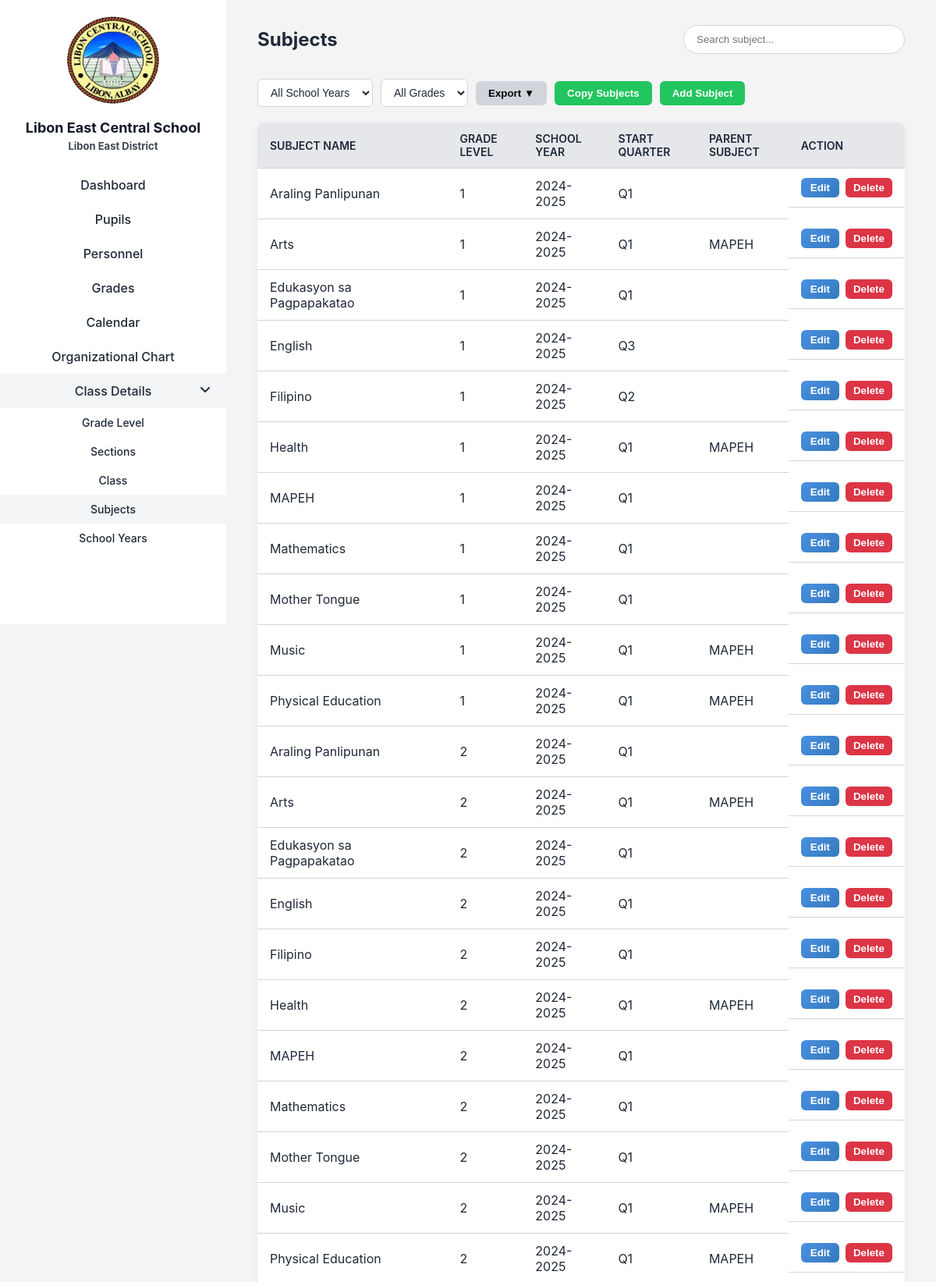
Page /admin/adminSubjects.php (signed in, upper part) on the committed database.
### tables this page shows
CREATE TABLE `subjects` (
  `subject_id` int(11) NOT NULL,
  `subject_name` varchar(100) NOT NULL,
  `grade_level_id` int(11) NOT NULL,
  `sy_id` int(11) NOT NULL DEFAULT 13,
  `parent_subject_id` int(11) DEFAULT NULL,
  `start_quarter` enum('Q1','Q2','Q3','Q4') DEFAULT 'Q1',
  `display_order` int(11) DEFAULT 0
);

CREATE TABLE `grade_levels` (
  `grade_level_id` int(11) NOT NULL,
  `level_name` varchar(20) NOT NULL
);

CREATE TABLE `school_years` (
  `sy_id` int(11) NOT NULL,
  `school_year` varchar(20) DEFAULT NULL,
  `start_date` date DEFAULT NULL,
  `end_date` date DEFAULT NULL
);

### admin/adminSubjects.php (the view, shortened to what this page needs)
<!DOCTYPE html>
<html lang="en">
<head>
    <link rel="stylesheet" href="../assets/css/adminSubjects.css">
    <link rel="stylesheet" href="../assets/css/sidebar.css">
</head>
<body>
<div class="container">
<?php include 'sidebar.php'; ?>
<div class="main-content">
    <div class="header">
      <h1>Subjects</h1>
      <form method="GET" id="searchForm" style="margin:0;">
        <input type="text" name="search" placeholder="Search subject..."
          value="<?php echo isset($_GET['search']) ? htmlspecialchars($_GET['search']) : ''; ?>">
      </form>
    </div>
<div class="header-buttons">
  <form method="GET" id="filterForm" class="filter-form">
    <select name="sy_id" onchange="this.form.submit()">
      <option value="">All School Years</option>
    </select>
    <select name="grade_id" onchange="this.form.submit()">
      <option value="">All Grades</option>
    </select>
  </form>
  <div class="export-dropdown">
    <button type="button" class="export-btn" onclick="toggleDropdown()">Export ▼</button>
  </div>
  <button type="button" class="add-btn" onclick="openCopyModal()">Copy Subjects</button>
  <button type="button" class="add-btn" onclick="openAddModal()">Add Subject</button>
</div>
    <table>
      <thead>
        <tr>
          <th>Subject Name</th>
          <th>Grade Level</th>
          <th>School Year</th>
          <th>Start Quarter</th>
          <th>Parent Subject</th>
          <th>Action</th>
        </tr>
      </thead>
      <tbody>
        <?php
        $where = "";
        $sql = "SELECT s.subject_id, s.subject_name, s.grade_level_id, s.sy_id, s.parent_subject_id, s.start_quarter,
                       g.level_name, sy.school_year, p.subject_name AS parent_name
                FROM subjects s
                JOIN grade_levels g ON s.grade_level_id = g.grade_level_id
                JOIN school_years sy ON s.sy_id = sy.sy_id
                LEFT JOIN subjects p ON s.parent_subject_id = p.subject_id
                $where
                ORDER BY sy.school_year DESC, g.level_name ASC, s.subject_name ASC";
        $stmt = $conn->prepare($sql);
        $stmt->execute();
        $result = $stmt->get_result();
        if ($result && $result->num_rows > 0) {
          while ($row = $result->fetch_assoc()) {
            $parent_id = $row['parent_subject_id'] ? $row['parent_subject_id'] : 'null';
            echo "<tr>
                    <td>" . htmlspecialchars($row['subject_name']) . "</td>
                    <td>" . htmlspecialchars($row['level_name']) . "</td>
                    <td>" . htmlspecialchars($row['school_year']) . "</td>
                    <td>" . htmlspecialchars($row['start_quarter']) . "</td>
                    <td>" . ($row['parent_name'] ? htmlspecialchars($row['parent_name']) : '') . "</td>
                    <td class='action-btns'>
                      <button class='edit-btn' onclick=\"openEditModal({$row['subject_id']}, '" . addslashes($row['subject_name']) . "', {$row['grade_level_id']}, {$row['sy_id']}, {$parent_id}, '" . $row['start_quarter'] . "')\">Edit</button>
                      <button class='delete-btn' onclick=\"openDeleteModal({$row['subject_id']}, '" . addslashes($row['subject_name']) . "')\">Delete</button>
                    </td>
                  </tr>";
          }
        } else {
          echo "<tr><td colspan='6'>No subjects found</td></tr>";
        }
        ?>
      </tbody>
    </table>
</div>
</div>
</body>
</html>

### assets/css/adminSubjects.css (style rules this page uses)
:root { --primary-color: #2563eb; --primary-hover: #1d4ed8; --success-color: #22c55e; --danger-color: #ef4444; --background-light: #f4f4f5; --background-dark: #1e293b; --sidebar-light: #ffffff; --sidebar-dark: #0f172a; --text-light: #1f2937; --text-dark: #f1f5f9; --accent: #e5e7eb; --border-color: #d1d5db; --card-dark: #334155; --card-light: #ffffff; --hover-light: #e5e7eb; --hover-dark: #475569; --border-light: #d1d5db; --border-dark: #475569; }
body { margin: 0; font-family: 'Inter', sans-serif; transition: background-color 0.3s, color 0.3s; }
:root.light { background-color: var(--background-light); color: var(--text-light); }
.container { display: flex; min-height: 100vh; }
.main-content { flex: 1; padding: 20px 40px; margin-left: 290px; transition: background-color 0.3s, color 0.3s; }
.header { display: flex; justify-content: space-between; align-items: center; margin-bottom: 20px; }
.header h1 { font-size: 24px; font-weight: 700; }
.header input[type="text"] { padding: 10px 16px; border-radius: 20px; border: 1px solid var(--border-color); outline: none; width: 250px; transition: border 0.3s, box-shadow 0.3s; }
.header-buttons { display: flex; gap: 10px; margin-bottom: 20px; align-items: center; }
.header-buttons select { padding: 8px 16px; border-radius: 6px; border: 1px solid var(--border-color); background-color: var(--card-light); color: var(--text-light); font-size: 14px; cursor: pointer; transition: background-color 0.3s, border-color 0.3s; }
.filter-form { display: flex; gap: 10px; align-items: center; }
.filter-form select { padding: 8px 12px; border-radius: 6px; border: 1px solid var(--border-color); background: var(--card-light); color: var(--text-light); font-size: 14px; cursor: pointer; transition: border 0.3s, background 0.3s; }
.header-buttons button { padding: 8px 16px; border: none; border-radius: 6px; cursor: pointer; font-weight: 600; transition: background 0.3s, transform 0.1s; }
.export-btn { background-color: #d1d5db; }
.add-btn { background-color: var(--success-color); color: white; }
table { width: 100%; border-collapse: collapse; background-color: var(--sidebar-light); border-radius: 8px; overflow: hidden; box-shadow: 0 2px 8px rgba(0,0,0,0.05); }
th, td { padding: 12px 16px; text-align: left; border-bottom: 1px solid var(--border-color); }
th { background-color: var(--accent); font-weight: 600; font-size: 14px; text-transform: uppercase; }
.action-btns { display: flex; gap: 8px; }
.edit-btn { background: linear-gradient(135deg, #4a90e2, #357ABD); color: white; padding: 5px 12px; font-weight: 600; border: none; border-radius: 6px; }
.delete-btn { background-color: #dc3545; color: white; padding: 5px 10px; text-decoration: none; border-radius: 6px; border: none; font-weight: 600; }
.export-dropdown { position: relative; display: inline-block; }

### assets/css/sidebar.css (style rules this page uses)
:root { --sidebar-light: #FFFFFF; --sidebar-dark: #334155; --active-light: #F3F4F6; --hover-light: #f3f4f69c; --hover-dark: #1E293B; --light-hover-dark: #1e293ba2; --border: #E5E7EB; }
:root.light { --background-color: #f4f4f5; --text-color: #1f2937; }

### rows in the picture
subjects: subject_name "Araling Panlipunan", grade_level.level_name "1", sy.school_year "2024-2025", start_quarter "Q1"
subjects: subject_name "Arts", grade_level.level_name "1", sy.school_year "2024-2025", start_quarter "Q1", parent_subject.subject_name "MAPEH"
subjects: subject_name "Edukasyon sa Pagpapakatao", grade_level.level_name "1", sy.school_year "2024-2025", start_quarter "Q1"
subjects: subject_name "English", grade_level.level_name "1", sy.school_year "2024-2025", start_quarter "Q3"
subjects: subject_name "Filipino", grade_level.level_name "1", sy.school_year "2024-2025", start_quarter "Q2"
subjects: subject_name "Health", grade_level.level_name "1", sy.school_year "2024-2025", start_quarter "Q1", parent_subject.subject_name "MAPEH"
subjects: subject_name "MAPEH", grade_level.level_name "1", sy.school_year "2024-2025", start_quarter "Q1"
subjects: subject_name "Mathematics", grade_level.level_name "1", sy.school_year "2024-2025", start_quarter "Q1"
subjects: subject_name "Mother Tongue", grade_level.level_name "1", sy.school_year "2024-2025", start_quarter "Q1"
subjects: subject_name "Music", grade_level.level_name "1", sy.school_year "2024-2025", start_quarter "Q1", parent_subject.subject_name "MAPEH"
subjects: subject_name "Physical Education", grade_level.level_name "1", sy.school_year "2024-2025", start_quarter "Q1", parent_subject.subject_name "MAPEH"
subjects: subject_name "Araling Panlipunan", grade_level.level_name "2", sy.school_year "2024-2025", start_quarter "Q1"
subjects: subject_name "Arts", grade_level.level_name "2", sy.school_year "2024-2025", start_quarter "Q1", parent_subject.subject_name "MAPEH"
subjects: subject_name "Edukasyon sa Pagpapakatao", grade_level.level_name "2", sy.school_year "2024-2025", start_quarter "Q1"
subjects: subject_name "English", grade_level.level_name "2", sy.school_year "2024-2025", start_quarter "Q1"
subjects: subject_name "Filipino", grade_level.level_name "2", sy.school_year "2024-2025", start_quarter "Q1"
subjects: subject_name "Health", grade_level.level_name "2", sy.school_year "2024-2025", start_quarter "Q1", parent_subject.subject_name "MAPEH"
subjects: subject_name "MAPEH", grade_level.level_name "2", sy.school_year "2024-2025", start_quarter "Q1"
subjects: subject_name "Mathematics", grade_level.level_name "2", sy.school_year "2024-2025", start_quarter "Q1"
subjects: subject_name "Mother Tongue", grade_level.level_name "2", sy.school_year "2024-2025", start_quarter "Q1"
subjects: subject_name "Music", grade_level.level_name "2", sy.school_year "2024-2025", start_quarter "Q1", parent_subject.subject_name "MAPEH"
subjects: subject_name "Physical Education", grade_level.level_name "2", sy.school_year "2024-2025", start_quarter "Q1", parent_subject.subject_name "MAPEH"
